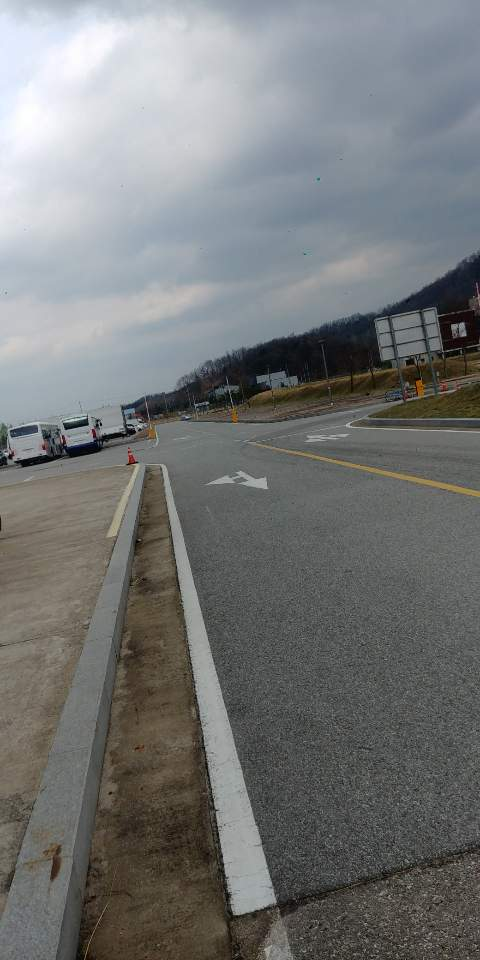
#> input picture images/road/KakaoTalk_20190321_153728912.jpg, 480 x 960 px; its folder holds 3 pictures in this run
$ python image_stitching.py --images images/road --output out.png
#> lines starting #> are read from the running program, lines starting #| are printed output that depends on the picture
#USAGE
#python image_stitching.py --images images/scottsdale --output output.png --crop 1

from imutils import paths
import numpy as np
import argparse
import imutils
import cv2

ap = argparse.ArgumentParser()
ap.add_argument("-i", "--images", type=str, required=True, help="stitch할 input 디렉토리 경로")
ap.add_argument("-o", "--output", type=str, required=True, help="output image 만들 경로")
ap.add_argument("-c", "--crop", type=int, default=0, help="보기 좋게 자를지 말지")
args = vars(ap.parse_args())

#이미지를 경로로 받아오고 초기의 작업
print("[INFO] loading images...")
imagePaths = sorted(list(paths.list_images(args["images"])))
images = []

#이미지를 받아와서 images배열에 저장
for imagePath in imagePaths:
    image = cv2.imread(imagePath)
#> image is the input picture: shape (960, 480, 3); mean B, G, R 119.5, 119.4, 117.7
    images.append(image)

print("[INFO] stitching images...")
#stitch를 하기 위한 환경설정
stitcher = cv2.createStitcher() if imutils.is_cv3() else cv2.Stitcher_create()
(status, stitched) = stitcher.stitch(images)# stitch를 시도하는 함수
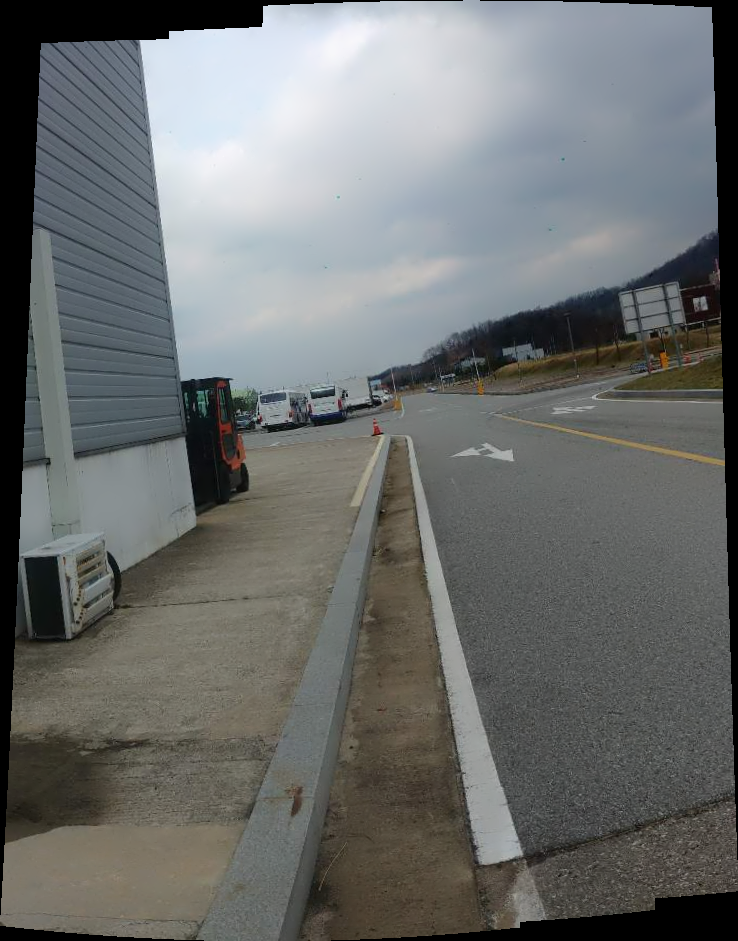
#> stitched: shape (941, 738, 3); mean of channels 0, 1, 2 109.5, 110.4, 108.1; drawn as B, G, R
#> status = 0

#만약 status가 0이면 성공적으로 image 처리 한 것이다.
if status == 0:
    if args["crop"] > 0:
        print("[INFO] cropping...")
        #기존 사진의 경계의 여백을 늘력준다.
        stitched = cv2.copyMakeBorder(stitched, 10, 10, 10, 10, cv2.BORDER_CONSTANT, (0, 0, 0))
        #기존 사진의 색깔을 gray로 바꾼다.
        gray = cv2.cvtColor(stitched, cv2.COLOR_BGR2GRAY)
        #반전 시킨다.+grayscale된 이미지를 이분화 한다. ex) 흰검으로
        thresh = cv2.threshold(gray, 0, 255, cv2.THRESH_BINARY)[1]

        #contour란 동일한 색, 동일한 강도를 가지고 있는 영역의 경계선을 말한다.
        #findContours함수는 모든contour line을 찾아 image, contour hierarchy 등 다양한 것을 return 하지만
        #버전마다 return이 다르므로 grabcontour를 해준다.
        cnts = cv2.findContours(thresh.copy(), cv2.RETR_EXTERNAL, cv2.CHAIN_APPROX_SIMPLE)
        #RETR_EXTERNAL:가장 바깥쪽 contour, CHAIN_APPROX_SIMPLE: contour line을 그릴 수 있는 가장 간단한 point
        cnts = imutils.grab_contours(cnts)

        #contour와 관련된 값만을 뽑아내기 위해 사용
        c = max(cnts, key=cv2.contourArea)
        #그냥 검은 mask를 만든다.
        mask = np.zeros(thresh.shape, dtype="uint8")
        #x,y는 첫 시작점, w,h는 길이 너비
        (x, y, w, h) = cv2.boundingRect(c)
        #마스크 위에 사각형 그리는데 흰색으로 그린다.(img, start, end, color, thickness)=>두께 -1이면 채우기
        cv2.rectangle(mask, (x, y), (x + w, y + h), 255, -1)

        #mask의 두개의 copy를 만든다. 하나는 실제 이미지로 사용하고, 다른 하나는 contour로 사용한다.
        minRect = mask.copy()
        sub = mask.copy()

        while cv2.countNonZero(sub) > 0:
            minRect = cv2.erode(minRect, None)
            sub = cv2.subtract(minRect, thresh)

        # countNonZero함수는 주어진 이미지의 흰색(0)을 세는 함수=>여기서는 흰색부분이 없어질때까지
        # erode함수는 mask에서 어두운 부분이 점점 커진다.(예시에서는 가운데로 어두워진다)
        # subtract함수는 앞인자에서 뒷영역을 제외한 부분을 뺀다.
        # 결론은 minRect는 뒷배경의 검은부분이 점점늘어나고 sub는 minRect에서 thresh를 제외한 것을 뺀것인데 흰부분이 점점사라진다.
        # 이 함수의 역할은 stitching 함수를 result할때 나오는 이미지를 보기 좋은 이미지로 출력하기 위함이다.
        cnts = cv2.findContours(minRect.copy(), cv2.RETR_EXTERNAL,
                                cv2.CHAIN_APPROX_SIMPLE)
        cnts = imutils.grab_contours(cnts)
        c = max(cnts, key=cv2.contourArea)
        (x, y, w, h) = cv2.boundingRect(c)

        # use the bounding box coordinates to extract the our final
        # stitched image
        stitched = stitched[y:y + h, x:x + w]

        cv2.imwrite(args["output"], stitched)


        cv2.imshow("stitched", stitched)
        cv2.waitKey(0)
else:
	print("[INFO] image stitching failed ({})".format(status))
